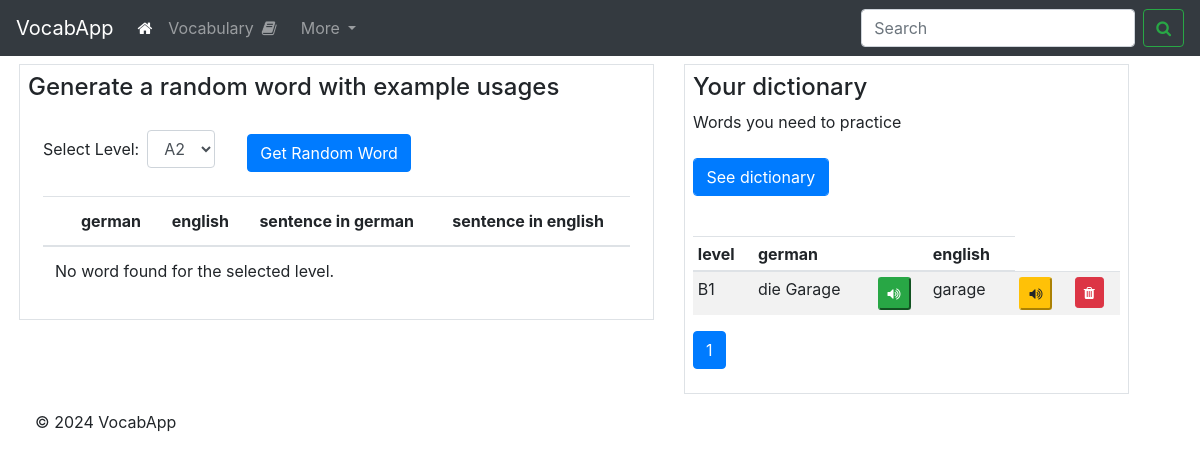
Before: /search with the older database file.
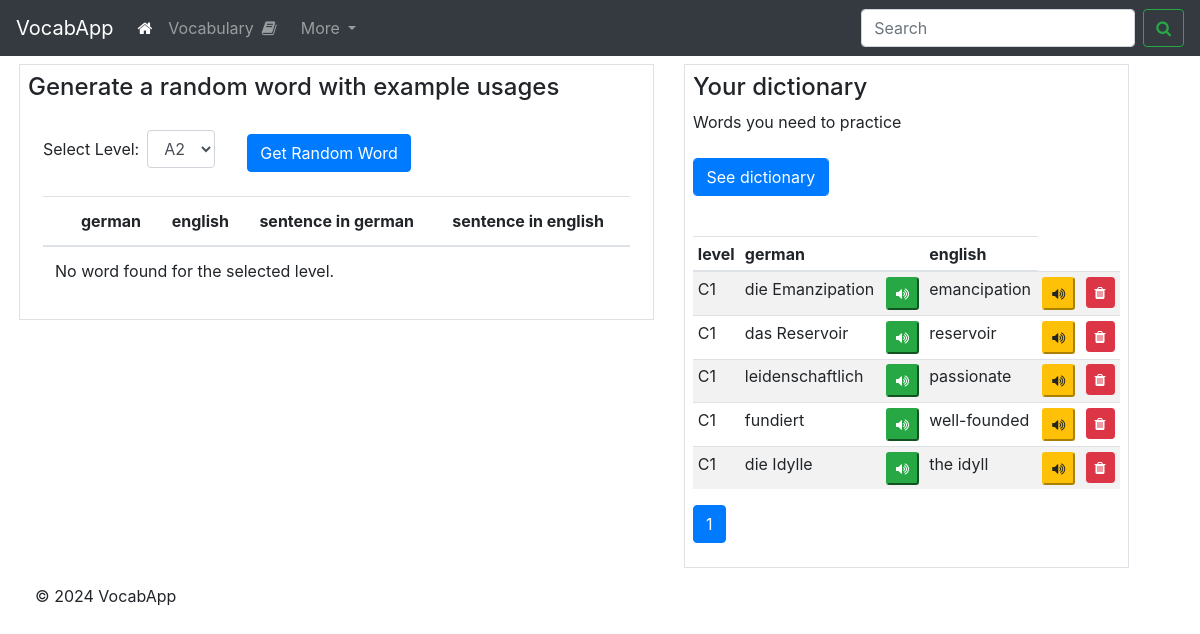
After: the same page with the newer database file.
### app.py (models this page shows)
class LanguageData(db.Model):
    __tablename__ = 'language_data'
    id = db.Column(db.Integer, primary_key=True, index=True)
    level = db.Column(db.String, index=True)
    german_word = db.Column(db.String, unique=True, index=True)
    english_word = db.Column(db.String)
    german_example = db.Column(db.String)
    english_example = db.Column(db.String)
    in_dictionary = db.Column(db.Boolean)

### app.py (the view)
@app.route('/search', methods=['GET', 'POST'])
def search():
    if request.method == 'POST':
        page = request.args.get('page', 1, type=int)
        per_page = 5
        paginated_results = LanguageData.query.filter(
                LanguageData.in_dictionary==1
        ).paginate(page=page, per_page=per_page)
        return render_template('index.html', results=paginated_results)
    elif request.method == 'GET':
        print('     --- This is GET ---')
        page = request.args.get('page', 1, type=int)
        per_page = 5
        paginated_results = LanguageData.query.filter(
            LanguageData.in_dictionary == 1
        ).paginate(page=page, per_page=per_page)
        return render_template('index.html', results=paginated_results)
    return redirect(url_for('index'))

### templates/index.html (shortened to what this page needs)
<!DOCTYPE html>
<html lang="en">
<head>
    <link rel="stylesheet" href="https://stackpath.bootstrapcdn.com/bootstrap/4.3.1/css/bootstrap.min.css">
    <link rel="stylesheet" href="https://cdnjs.cloudflare.com/ajax/libs/font-awesome/4.7.0/css/font-awesome.min.css">
</head>
<body>
    <nav class="navbar navbar-expand-lg navbar-dark bg-dark sticky-top">
        <a class="navbar-brand" href="{{ url_for('index') }}">VocabApp</a>
        <div class="collapse navbar-collapse" id="navbarSupportedContent">
          <ul class="navbar-nav mr-auto">
            <li class="nav-item active">
              <a class="nav-link" href="{{ url_for('index') }}"><i class="fa fa-home"></i> <span class="sr-only">(current)</span></a>
            </li>
            <li class="nav-item">
              <a class="nav-link" href="{{url_for('exercise_flip')}}"> Vocabulary<i class="fa fa-book mx-2"></i></a>
            </li>
            <li class="nav-item dropdown">
              <a class="nav-link dropdown-toggle" href="#" id="navbarDropdown" role="button" data-toggle="dropdown" aria-haspopup="true" aria-expanded="false">
                More
              </a>
            </li>
          </ul>
          <form class="form-inline my-2 my-lg-0">
            <input class="form-control mr-sm-2" type="search" placeholder="Search" aria-label="Search">
            <button class="btn btn-outline-success my-2 my-sm-0" type="submit"><i class="fa fa-search" aria-hidden="true"></i></button>
          </form>
        </div>
      </nav>
        <div class="container mt-2 ml-1">
            <div class="row">
                <div class="col-md-7">
                    <div class="border p-2">
                        <h4>Generate a random word with example usages</h4>
                        <div class="container-fluid mt-4 table-responsive">
                                <form method="POST" action="{{ url_for('get_random_word') }}" class="form-inline">
                                <div class="form-group mr-2">
                                    <label for="levelSelect">Select Level:</label>
                                    <select class="form-control ml-2" id="levelSelect" name="vocab_level">
                                        <option value="A2">A2</option>
                                    </select>
                                </div>
                                        <button type="submit" id="randomWordBtn" class="btn btn-primary mt-2 ml-4">Get Random Word</button>
                                </form>
                                <table class="table table-md mt-4 text-sm">
                                    <thead>
                                        <tr>
                                            <th class="text-sm"></th>
                                            <th class="text-sm">german</th>
                                            <th class="text-sm">english</th>
                                            <th class="text-sm">sentence in german</th>
                                            <th class="text-sm">sentence in english</th>
                                        </tr>
                                    </thead>
                                    <tbody>
                                        {% if random_word %}
                                            <tr>
                                                <td>
                                                    <form method="post" action="{{ url_for('add2dict', row_id=random_word.id) }}" onsubmit="">
                                                        <button type="submit" class="btn btn-primary btn-sm" data-toggle="tooltip" data-placement="top" title="Add to dictionary" >
                                                            <i class="fa fa-plus"></i>
                                                        </button>
                                                    </form>
                                                </td>
                                                <td class="mb-2">
                                                    <button type="button" class="pronounce-btn btn-success btn-sm" data-word="{{ random_word.german_word }}" data-language="german">
                                                        <i class="fa fa-volume-up"></i>
                                                    </button>
                                                    <div class="mt-2">{{ random_word.german_word }}</div>
                                                </td>
                                                    <!-- <td>
                                                    </td> -->
                                                <td>
                                                    <button type="button" class="pronounce-btn btn-warning btn-sm" data-word="{{ random_word.english_word }}" data-language="english">
                                                        <i class="fa fa-volume-up"></i>
                                                    </button>
                                                    <div class="mt-2">{{ random_word.english_word }}</div>
                                                </td>
                                                <td>
                                                    <button type="button" class="pronounce-btn btn-success btn-sm" data-word="{{ random_word.german_example }}" data-language="german">
                                                        <i class="fa fa-volume-up"></i>
                                                    </button>
                                                    <div class="mt-2">{{ random_word.german_example }}</div>
                                                </td>
                                                <td>
                                                    <button type="button" class="pronounce-btn btn-warning btn-sm" data-word="{{ random_word.english_example }}" data-language="english">
                                                        <i class="fa fa-volume-up"></i>
                                                    </button>
                                                    <div class="mt-2">{{ random_word.english_example }}</div>
                                                </td>
                                            </tr>
                                        {% else %}
                                            <tr>
                                                <td colspan="5">No word found for the selected level.</td>
                                            </tr>
                                        {% endif %}
                                    </tbody>
                                </table>
                        </div>
                    </div>
                </div>
                <div class="col-md-5">
                    <div class="border p-2">
                        <h4>Your dictionary</h4>
                        <p>Words you need to practice</p>
                        <div class="search mt-4 table-responsive">
                                <form method="POST" id="searchForm" action="{{ url_for('search') }}" onsubmit="">
                                    <div class="form-row">
                                        <div class="form-group col-md-4">
                                            <button type="submit" class="btn btn-primary form-control">See dictionary</button>
                                        </div>
                                    </div>
                                </form>
                                <table class="table table-striped table-sm fs-6 mt-4" id="resultsTable">
                                    <thead>
                                        <tr>
                                            <th>level</th>
                                            <th>german</th>
                                            <th></th>
                                            <th>english</th>
                                        </tr>
                                    </thead>
                                    <tbody>
                                    {% if results %}
                                        {% for row in results.items %}
                                        <tr>
                                            <td>{{ row['level'] }}</td>
                                            <td>{{ row['german_word'] }}</td>
                                            <td>
                                                <button type="button" class="pronounce-btn btn-success btn-sm" data-word="{{ row['german_word'] }}" data-language="german">
                                                    <i class="fa fa-volume-up"></i>
                                                </button>
                                            </td>
                                            <td>{{ row['english_word'] }}</td>
                                            <td>
                                                <button type="button" class="pronounce-btn btn-warning btn-sm" data-word="{{ row['english_word'] }}">
                                                    <i class="fa fa-volume-up"></i>
                                                </button>
                                            </td>
                                            <td>
                                                    <button type="submit" class="btn btn-danger btn-sm  delete-btn" data-toggle="modal" data-target="#confirmDeleteModal" data-rowid="{{ row['id'] }}">
                                                        <i class="fa fa-trash"></i>
                                                    </button>
                                            </td>
                                        </tr>
                                    {% endfor %}
                                    {% else %}
                                        <tr>
                                            <td colspan="6">No results found.</td>
                                        </tr>
                                {% endif %}
                                    </tbody>
                                </table>
                            <nav aria-label="Page navigation">
                            {% if results and results.iter_pages %}
                                <ul class="pagination">
                                    {% for page_num in results.iter_pages() %}
                                        {% if page_num %}
                                            <li class="page-item{% if page_num == results.page %} active{% endif %}">
                                                <a class="page-link" href="{{ url_for('search', page=page_num) }}">{{ page_num }}</a>
                                            </li>
                                        {% else %}
                                            <li class="page-item disabled"><span class="page-link">...</span></li>
                                        {% endif %}
                                    {% endfor %}
                                </ul>
                            {% endif %}
                            </nav>
                        </div>
                    </div>
                </div>
            </div>
                <footer class="mb-0 p-3">
                    <p>© 2024 VocabApp</p>
                </footer>
        </div>
</body>
</html>

Changed rows visible on the page:
no longer on this page (row edited): LanguageData: level "B1", german_word "die Garage", english_word "garage"
now on this page (row edited): LanguageData: level "C1", german_word "die Emanzipation", english_word "emancipation"
now on this page (row edited): LanguageData: level "C1", german_word "das Reservoir", english_word "reservoir"
now on this page (row edited): LanguageData: level "C1", german_word "leidenschaftlich", english_word "passionate"
now on this page (row edited): LanguageData: level "C1", german_word "fundiert", english_word "well-founded"
now on this page (row edited): LanguageData: level "C1", german_word "die Idylle", english_word "the idyll"
